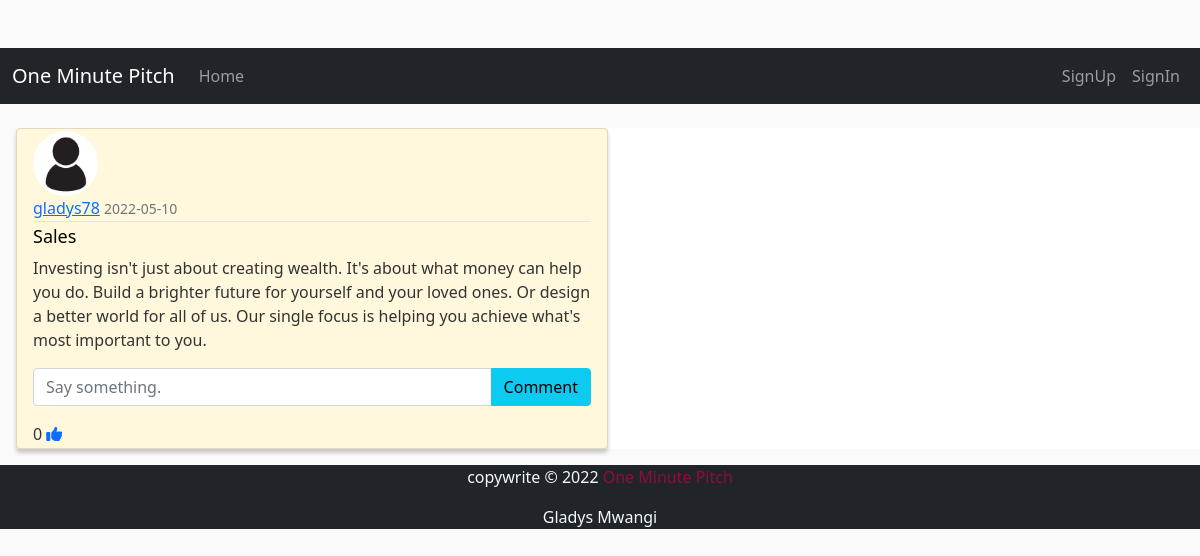
Screenshot of /pitch/2 with the database file from the repository.
### app/models.py (models this page shows, shortened)
class User(db.Model, UserMixin):
    __tablename__ = 'users'
    id = db.Column(db.Integer,primary_key = True)
    username = db.Column(db.String(255))
    email = db.Column(db.String(255),unique = True)
    image_file = db.Column(db.String(100), default='default.jpg')
    password = db.Column(db.String(255))
    pitches = db.relationship('Pitch', backref='author')
    comments = db.relationship('Comment', backref='author')
    likes = db.relationship('Like', backref='author' )

class Pitch(db.Model):
    __tablename__ = 'pitches'
    id = db.Column(db.Integer, primary_key=True)
    title= db.Column(db.String(50))
    content = db.Column(db.String(300))
    category_id = db.Column(db.String)
    date_posted = db.Column(db.DateTime, default=datetime.utcnow)
    user_id = db.Column(db.Integer, db.ForeignKey("users.id", ondelete="CASCADE"))
    comments = db.relationship('Comment', backref='pitch')
    likes = db.relationship('Like', backref='pitch')

### app/views.py (the view)
@app.route("/pitch/<int:pitch_id>")
def allPitch(pitch_id):
    pitch = Pitch.query.get_or_404(pitch_id)
    return render_template('Allpitches.html', title=pitch.title, pitch=pitch)

### app/templates/Allpitches.html (shortened to what this page needs)
    {% extends "base.html" %}
    {% block content %}
        <div class="posts mt-4 ms-3" style=background-color:white>
        <div class="col-sm-6 card" style="background-color: #FFF8DC;">
            <img class="rounded-circle article-img" src="{{ url_for('static', filename='profile_pics/' + pitch.author.image_file) }}">
            <div class="media-body">
            <div class="article-metadata">
                <a class="mr-2" href="#">{{ pitch.author.username }}</a>
                <small class="text-muted">{{ pitch.date_posted.strftime('%Y-%m-%d') }}</small>
            </div>
            <h2 class="article-title">{{ pitch.title }}</h2>
            <p class="article-content">{{ pitch.content }}</p>
                    <form class="input-group mb-3" methods="POST" action="/create-comment/{{pitch.id}}">
                        <input type="text" id="text" name="text" class="form-control" placeholder="Say something.">
                        <button type="submit" class="btn btn-info">Comment</button>
                    </form>
            <div>
                {{ pitch.like|length}}
                <a class="mt-1 mb-1" href="{{('like-pitch/pitch_id=pitch.id')}}"><i class="fa-solid fa-thumbs-up"></i></a>
            </div>
        </div>
    </div>
    {% endblock content %}

### app/static/css/index.css (style rules this page uses)
body { background: #fafafa; color: #333333; margin-top: 3rem; }
h1, h2, h3, h4, h5, h6 { color: #0f0f0f; }
.card { box-shadow: 0 4px 4px 0 rgba(0,0,0,0.2); padding: 2px 16px; }
.article-title { color: black; font-size: Large; }
.article-content { white-space: pre-line; }
.article-img { height: 65px; width: 65px; margin-right: 16px; }
.article-metadata { padding-bottom: 1px; margin-bottom: 4px; border-bottom: 1px solid #e3e3e3 }

### rows the page displays
User: image_file (placeholder picture), author.username "gladys78"
Pitch: date_posted "2022-05-10", title "Sales", content "Investing isn't just about creating wealth. It's about what money can help you do. Build a brighter future for yourself and your loved ones. Or design a better world for all of us. Our single focus is helping you achieve what's most important to you."

### other values shown
{{ pitch.like|length }} "0"
